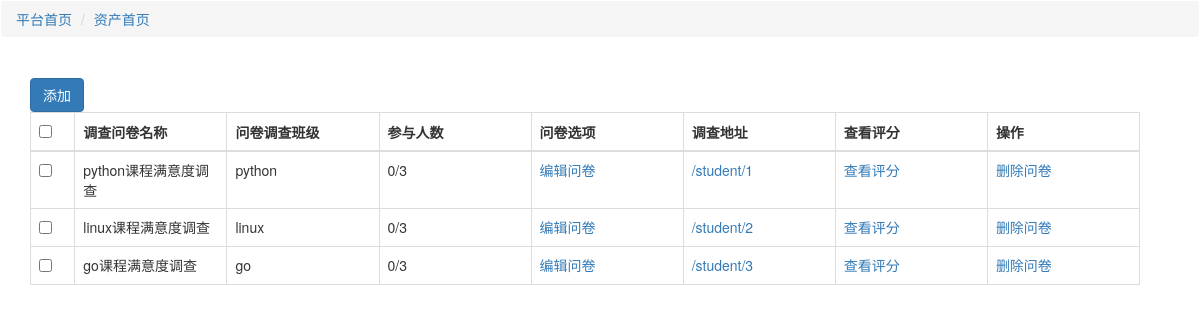
Before: /index/ with the older database file.
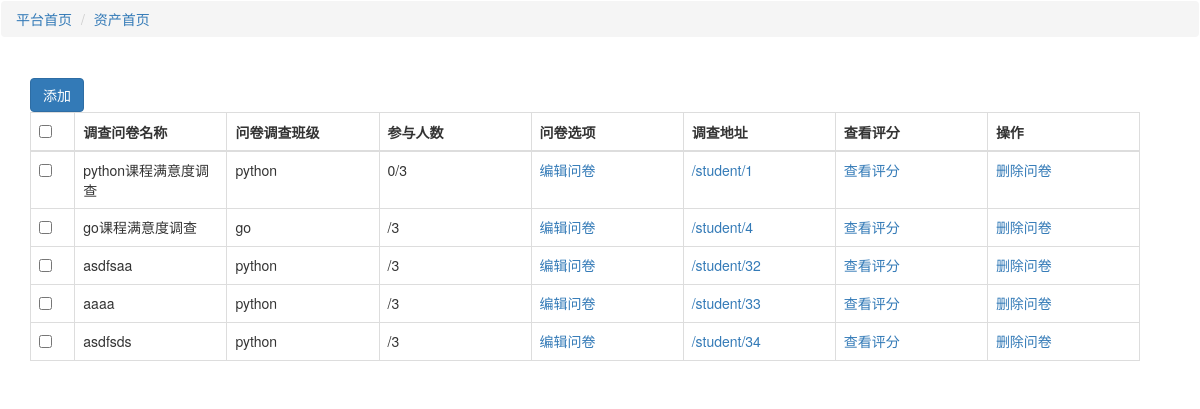
After: the same page with the newer database file.
### questionnaire/models.py (models this page shows, shortened)
class Questionnaire(models.Model):
    name = models.CharField(max_length=64)
    que2user= models.ForeignKey(to="UserInfo")
    que2cls = models.ForeignKey(to="Class")
    class Meta:
        verbose_name_plural = "问卷表"

class Class(models.Model):
    name = models.CharField(max_length=32)
    num = models.IntegerField()
    cls2user = models.ForeignKey(to="UserInfo")
    class Meta:
        verbose_name_plural = "班级表"

class Question(models.Model):
    name = models.CharField(max_length=64)
    question_type = (
        (1, "打分(1~10分)"),
        (2, "单选"),
        (3, "评价"),
    )
    type = models.IntegerField(choices=question_type)
    que2quen = models.ForeignKey(to="Questionnaire")
    class Meta:
        verbose_name_plural = "问题表"

### questionnaire/views.py (the view)
# urls.py: url(r'^index/$', views.index),
def index(request):
    survey_list = models.Questionnaire.objects.all()
    return render(request, 'index.html', {'survey_list': survey_list})

### templates/index.html (shortened to what this page needs)
<!DOCTYPE html>
<html lang="en">
<head>
    <link rel="stylesheet" href="/static/bootstrap-3.3.7-dist/css/bootstrap.min.css">
</head>
<body>
<nav class="navbar">
    <ol class="breadcrumb">
        <li><a href="#">平台首页</a></li>
        <li><a href="#">资产首页</a></li>
    </ol>
</nav>
{% block content %}
<div class="container">
    <div class="row col-md-12">
        <a href="/add"><button class="btn btn-primary">添加</button></a>
        <table class="table table-bordered">
         <thead>
              <tr>
                  <th><input type="checkbox"></th>
                  <th>调查问卷名称</th>
                  <th>问卷调查班级</th>
                  <th>参与人数</th>
                  <th>问卷选项</th>
                  <th>调查地址</th>
                  <th>查看评分</th>
                  <th>操作</th>
              </tr>
         </thead>
        <tbody>
            {% for survey in survey_list %}
                <tr>
                    <td width="2%"><input type="checkbox" ></td>
                    <td class="col-md-1">{{ survey.name }}</td>
                    <td class="col-md-1">{{ survey.que2cls.name}}</td>
                    <td class="col-md-1">{{ survey.question_set.first.answer_set.all.count }}/{{ survey.que2cls.num}}</td>
                    <td class="col-md-1"><a href="/edit/{{ survey.id }}">编辑问卷</a></td>
                    <td class="col-md-1"><a>/student/{{ survey.id }}</a></td>
                    <td class="col-md-1"><a href="">查看评分</a></td>
                    <td class="col-md-1 del">
                       <a survey_id="{{ survey.id }}" class="del">删除问卷</a>
                    </td>
                </tr>
              {% endfor %}
        </tbody>
    </table>
    </div>
</div>
{% endblock %}
</body>
</html>

Changed rows visible on the page:
removed Questionnaire: name "linux课程满意度调查", que2cls.name "linux", question_set.first.answer_set.all.count "0", que2cls.num "3", id "2"
removed Questionnaire: name "go课程满意度调查", que2cls.name "go", question_set.first.answer_set.all.count "0", que2cls.num "3", id "3"
added Questionnaire: name "go课程满意度调查", que2cls.name "go", que2cls.num "3", id "4"
added Questionnaire: name "asdfsaa", que2cls.name "python", que2cls.num "3", id "32"
added Questionnaire: name "aaaa", que2cls.name "python", que2cls.num "3", id "33"
added Questionnaire: name "asdfsds", que2cls.name "python", que2cls.num "3", id "34"
